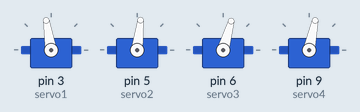
This sketch was run on a simulated Arduino Uno, built with avr-gcc and run on an emulated ATmega328P. Shown: 4 × servo.

Above: at 0.1 s.
At 2.1 s:
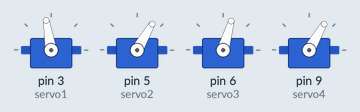
At 6.9 s:
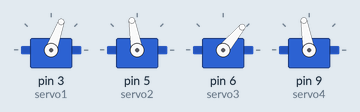
At 11.2 s:
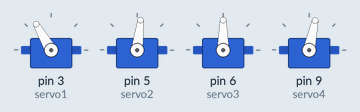
At 20.8 s:
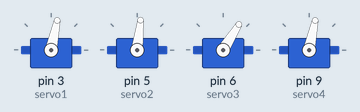
At 38.9 s:
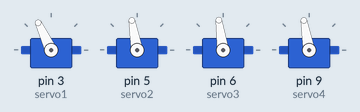
Timing chart, 0 to 40.0 s (numbered marks = the images above):
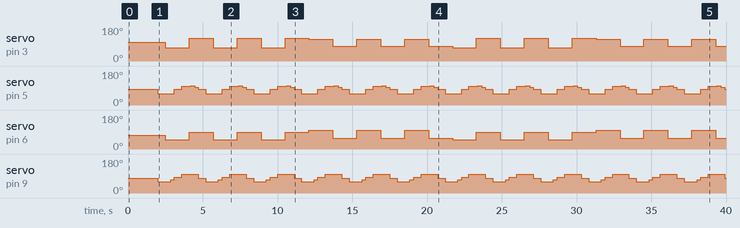

Measured:
- by itself, servo on pin 3 (servo1): 99° → 70° at 2.5 s, → 120° 1.6 s later, → 70° 1.6 s later, → 120° 1.6 s later, … (24 changes in this stretch)
- by itself, servo on pin 5 (servo2): repeats every 3.2 s: 83° 0.50 s, 100° 0.60 s, 103° 0.25 s, 93° 0.25 s, 83° 0.50 s, 60° 1.1 s
- by itself, servo on pin 6 (servo3): 74° → 50° at 2.5 s, → 90° 1.6 s later, → 50° 1.6 s later, → 90° 1.6 s later, … (24 changes in this stretch)
- by itself, servo on pin 9 (servo4): repeats every 3.2 s: 70° 0.25 s, 83° 0.50 s, 100° 1.1 s, 78° 0.50 s, 60° 0.85 s

The sketch:

Toddler_test.ino
```cpp
#include <Servo.h>

Servo servo1;  // create servo object to control a servo
Servo servo2;
Servo servo3;
Servo servo4;
                // twelve servo objects can be created on most boards

int pos = 0;    // variable to store the servo position


void setup()
{
  servo1.attach(3);  // attaches the servo
  servo2.attach(5);
  servo3.attach(6);
  servo4.attach(9);

  servo1.write(99);
  servo2.write(83);
  servo3.write(74);
  servo4.write(78);
  delay(2000);
}


void leftForward(){    //Moving Left Leg Forward
  servo4.write(60);   //right foot
  servo2.write(60);   //left foot
  delay(500);

  servo3.write(50);     //right hip
  servo1.write(70);     //left hip
  delay(100);

  servo4.write(60);       //right foot back to flat
  delay(250);
  servo4.write(70);
  delay(250);
  servo4.write(83);
  servo2.write(83);       //left foot back to flat
  delay(500);
}


void rightForward(){     //Moving Right Leg Forward
  servo4.write(100);        //right foot
  servo2.write(100);         //left foot
  delay(500);

  servo1.write(120);        //left hip
  servo3.write(90);         //right hip
 delay(100);

  servo2.write(103);         //left foot back to flat
  delay(250);
  servo2.write(93);
  delay(250);
  servo2.write(83);
   servo4.write(78);           //right foot back to flat
}


void leftBackward(){  // moving left leg backwards
  servo4.write(60);    //right foot
  servo2.write(60);    // left foot
  delay(500);

   servo3.write(98);     //right hip
  servo1.write(115);     //left hip
  delay(100);

   servo4.write(60);       //right foot back to flat
  delay(250);
  servo4.write(70);
  delay(250);
  servo4.write(83);
  servo2.write(83);       //left foot back to flat
  delay(500);
}


void rightBackward(){
  servo4.write(100);        //right foot
  servo2.write(100);         //left foot
  delay(500);

  servo1.write(78);        //left hip
  servo3.write(58);         //right hip
 delay(100);

  servo2.write(103);         //left foot back to flat
  delay(250);
  servo2.write(93);
  delay(250);
  servo2.write(83);
   servo4.write(78);           //right foot back to flat
}


//Main Function
void loop()
{
 leftForward();
 rightForward();
 delay(500);
 leftForward();
 rightForward();
 delay(500);
 leftForward();
 rightForward();

 delay(500);


 leftBackward();
   rightBackward();
  delay(500);
  leftBackward();
   rightBackward();
  delay(500);
  leftBackward();
   rightBackward();
   delay(500);


}
```
